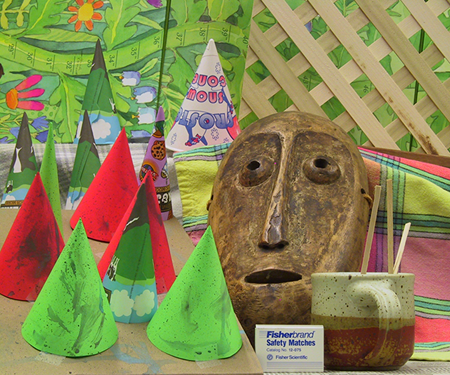
//> input picture IP/DepthEstimation/OpenCVApplication-VS2017_OCV340_basic/cmake-build-debug/Images/conesimR.png, 450 x 375 px
$ ./OpenCVApplication   (built with g++ and OpenCV 4)
//> lines starting //> are read from the running program, lines starting //| are printed output that depends on the picture
#include <iostream>
#include <opencv2/opencv.hpp>
#include <opencv2/core/core.hpp>
#include <opencv2/imgproc/imgproc.hpp>
//#include "Functions.h"

using namespace cv;
using namespace std;

bool isInside(const Mat &img, int i, int j) {
    return i >= 0 && i < img.rows && j >= 0 && j < img.cols;
}

void neighbourhoodPixel63(Mat_<uchar> img, int i, int j, Point2i *neighbors) {
    int d[8] = {-4, -3, -2, -1, 0, 1, 2, 3};
    int pos = 0;
    for (int k = 0; k < 8; k++) {
        for (int l = 0; l < 8; l++) {
            if (!(k == 4 && k == l)) {
                if (isInside(img, i + d[k], j + d[l])) {
                    neighbors[pos++] = Point2i(i + d[k], j + d[l]);
                } else neighbors[pos++] = Point2i(-1, -1);
            }
        }
    }
}

long long computeCensusTransformBitArray(Mat_<uchar> img, int i, int j) {
    Point2i neighbors[63];
    long long bitArray = 0;
    neighbourhoodPixel63(img, i, j, neighbors);
    int power = 0;
    for (int k = 62; k >= 0; k--) {
        if (neighbors[k] != Point2i(-1, -1)) {
            int n = (img(neighbors[k].x, neighbors[k].y) > img(i, j)) ? 1 : 0;
            bitArray += n * pow(2, power);
        }
        power++;
    }
    return bitArray;
}

int computeHammingDistance(long long bitsValueR, long long bitsValueL) {
    int countDifferentBits = 0;
    unsigned long long mask = 4611686018427387904;   //mask = [100000000000000000000000000000000000000000000000000000000000000] //63 bits

    while (mask > 0) {
        if ((bitsValueL & mask) != (bitsValueR & mask))
            countDifferentBits++;
        mask = mask >> 1;
    }
    return countDifferentBits;
}

Mat_<uchar> computeDisparityMap(Mat_<uchar> imgR, Mat_<uchar> imgL) {
    Mat_<uchar> disparityMap(imgL.rows, imgL.cols);

    int dims[] = {imgR.rows, imgR.cols, imgR.cols};

    Mat_<int> C = Mat(3, dims, CV_8UC1);
    Mat_<int> S = Mat(3, dims, CV_8UC1);

    for (int i = 0; i < imgR.rows; i++) {
        for (int j = 0; j < imgR.cols; j++) {
            for (int d = 0; d <= j; d++) {
                C(i, j, d) = computeHammingDistance(computeCensusTransformBitArray(imgL, i, j),
                                                    computeCensusTransformBitArray(imgR, i, j - d));
            }
        }
    }
    for (int i = 0; i < imgR.rows; i++) {
        for (int j = 0; j < imgR.cols; j++) {
            int min = j + 1, min_d = 0;
            for (int d = 0; d < j; d++) {
                int sum = 0;
                for (int w = -5; w < 5; w++) {
                    sum += C(i + w, j + w, d);
                }
                S(i, j, d) = sum;
                if (sum < min) {
                    min = sum;
                    min_d = d;
                }
            }
            if (min_d > 255)
                min_d = 255;
            disparityMap(i, j) = min_d;
        }
    }
    return disparityMap;
}

int main() {
    Mat_<uchar> imgR = imread("Images/conesimR.png", CV_LOAD_IMAGE_GRAYSCALE);
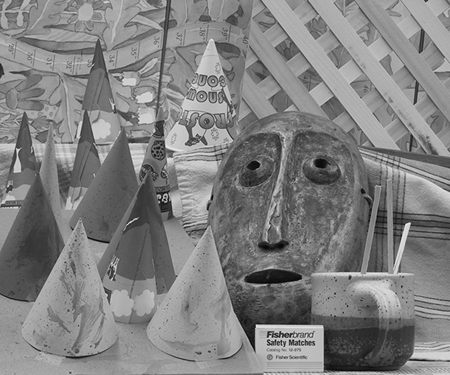
//> imgR: 375 rows x 450 cols, CV_8UC1; min 0, max 243, mean 128.4
    Mat_<uchar> imgL = imread("Images/conesimL.png", CV_LOAD_IMAGE_GRAYSCALE);
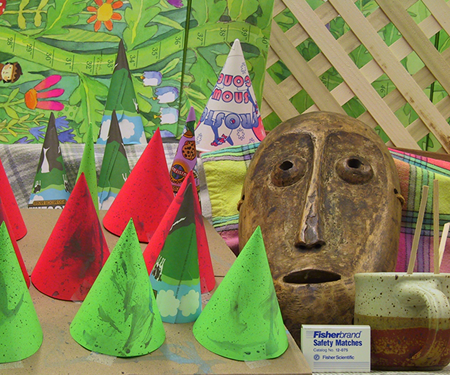
//> input picture IP/DepthEstimation/OpenCVApplication-VS2017_OCV340_basic/cmake-build-debug/Images/conesimL.png, 450 x 375 px
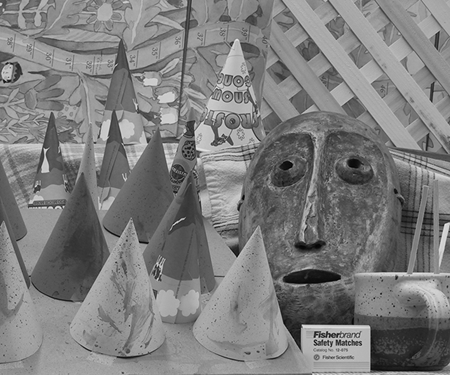
//> imgL: 375 rows x 450 cols, CV_8UC1; min 0, max 235, mean 125
    Mat_<uchar> imgH(imgR.rows, imgR.cols);

    imshow("Original image right", imgR);
    imshow("Original image left", imgL);

    imgH = computeDisparityMap(imgR, imgL);
//> (the run ends here: the time limit is reached, at `bitArray += n * pow(2, power);`)
